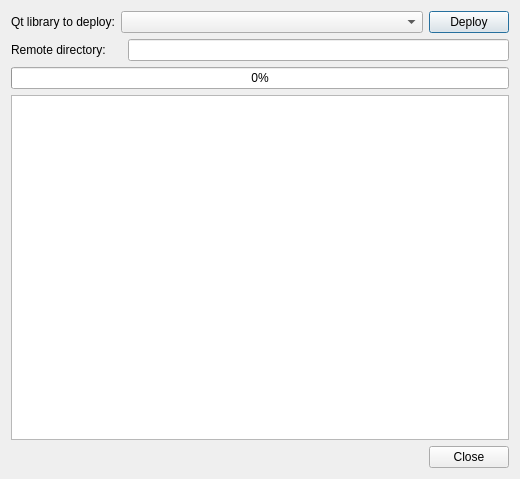
<?xml version="1.0" encoding="UTF-8"?>
<ui version="4.0">
 <class>Qnx::Internal::QnxDeployQtLibrariesDialog</class>
 <widget class="QDialog" name="Qnx::Internal::QnxDeployQtLibrariesDialog">
  <property name="geometry">
   <rect>
    <x>0</x>
    <y>0</y>
    <width>520</width>
    <height>479</height>
   </rect>
  </property>
  <property name="windowTitle">
   <string>Deploy Qt to QNX Device</string>
  </property>
  <layout class="QVBoxLayout" name="verticalLayout">
   <item>
    <layout class="QFormLayout" name="formLayout">
     <item row="0" column="0">
      <widget class="QLabel" name="label">
       <property name="text">
        <string>Qt library to deploy:</string>
       </property>
      </widget>
     </item>
     <item row="0" column="1">
      <layout class="QHBoxLayout" name="horizontalLayout">
       <item>
        <widget class="QComboBox" name="qtLibraryCombo"/>
       </item>
       <item>
        <widget class="QPushButton" name="deployButton">
         <property name="sizePolicy">
          <sizepolicy hsizetype="Fixed" vsizetype="Fixed">
           <horstretch>0</horstretch>
           <verstretch>0</verstretch>
          </sizepolicy>
         </property>
         <property name="text">
          <string>Deploy</string>
         </property>
        </widget>
       </item>
      </layout>
     </item>
     <item row="1" column="0">
      <widget class="QLabel" name="label_2">
       <property name="text">
        <string>Remote directory:</string>
       </property>
      </widget>
     </item>
     <item row="1" column="1">
      <layout class="QHBoxLayout" name="horizontalLayout_3">
       <property name="spacing">
        <number>0</number>
       </property>
       <item>
        <widget class="QLabel" name="basePathLabel">
         <property name="text">
          <string/>
         </property>
        </widget>
       </item>
       <item>
        <widget class="QLineEdit" name="remoteDirectory">
         <property name="text">
          <string/>
         </property>
        </widget>
       </item>
      </layout>
     </item>
    </layout>
   </item>
   <item>
    <widget class="QProgressBar" name="deployProgress">
     <property name="value">
      <number>0</number>
     </property>
     <property name="textVisible">
      <bool>true</bool>
     </property>
    </widget>
   </item>
   <item>
    <widget class="QPlainTextEdit" name="deployLogWindow"/>
   </item>
   <item>
    <layout class="QHBoxLayout" name="horizontalLayout_2">
     <item>
      <spacer name="horizontalSpacer">
       <property name="orientation">
        <enum>Qt::Horizontal</enum>
       </property>
       <property name="sizeHint" stdset="0">
        <size>
         <width>218</width>
         <height>20</height>
        </size>
       </property>
      </spacer>
     </item>
     <item>
      <widget class="QPushButton" name="closeButton">
       <property name="text">
        <string>Close</string>
       </property>
      </widget>
     </item>
    </layout>
   </item>
  </layout>
 </widget>
 <tabstops>
  <tabstop>qtLibraryCombo</tabstop>
  <tabstop>deployButton</tabstop>
  <tabstop>remoteDirectory</tabstop>
  <tabstop>deployLogWindow</tabstop>
  <tabstop>closeButton</tabstop>
 </tabstops>
 <resources/>
 <connections/>
</ui>
